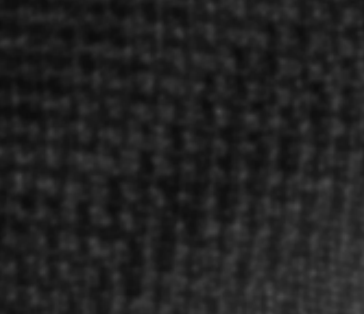
#> input picture data/raw/Au2Al/nanowire_01/region_01/Au2Al_wire1_region1.png, 364 x 314 px
$ jupyter execute --allow-errors matsci465_project.ipynb
#> lines starting #> are read from the running program, lines starting #| are printed output that depends on the picture; after the words box and inside, x2 and y2 are one past the last pixel; in counts of white or black regions, pixels touching at a corner belong together; long printed decimals are rounded
### Step 2-1: Read All Region Image Paths

In this step, all region-level HRTEM images are collected from the dataset directory.
Only `.png` files located in folders containing **"region"** are selected, while SAED images are excluded.

An **index–filename mapping** is then created to simplify later processing.

Basic metadata is also extracted from the file paths, including the **nanowire ID** and **region ID**, which will be used for grouping and analysis in later steps.

[cell 1]
from pathlib import Path

RAW_ROOT = Path("data/raw")

def is_region_png(p):
    parts = [x.lower() for x in p.parts]
    if "saed" in parts:
        return False
    if "region_" not in p.as_posix().lower():
        return False
    return p.suffix.lower() == ".png"

png_files = sorted([p for p in RAW_ROOT.rglob("*.png") if is_region_png(p)])

print("Number of region images:", len(png_files))
for p in png_files:
    print(p)

[cell 2]
# Step 2-1 (update): index-to-filename mapping
image_names = [p.as_posix() for p in png_files]

print("Index -> filename mapping")
for i, n in enumerate(image_names):
    print(f"Image {i}: {n}")

[cell 3]
# parse metadata from path
def parse_metadata(p):
    parts = p.parts
    nanowire = [x for x in parts if "nanowire" in x.lower()]
    region = [x for x in parts if "region" in x.lower()]

    return {
        "file": p.as_posix(),
        "nanowire": nanowire[0] if nanowire else "unknown",
        "region": region[0] if region else "unknown"
    }

metadata = [parse_metadata(p) for p in png_files]

print("Metadata preview:")
for m in metadata:
    print(m)

### Step 2-2 (Batch Version): Read and Inspect All Region Images

In this step, all region images are loaded to perform a quick data integrity check.
We verify that each image can be successfully read and inspect basic properties such as image shape and data type.

A sample image is also displayed to visually confirm that the image content is correct and suitable for further analysis.

This step only inspects the images and does not perform any preprocessing.

[cell 4]
from skimage.io import imread
import matplotlib.pyplot as plt

shapes = []
dtypes = []

for p in png_files:
    img = imread(p)
#> img is the input picture: shape (314, 364, 4); mean R, G, B, A 33.2, 33.2, 33.2, 255
    shapes.append(img.shape)
    dtypes.append(img.dtype)
    print(f"{p.name:25s}  shape={img.shape}  dtype={img.dtype}")
#| Au2Al_wire1_region1.png    shape=(314, 364, 4)  dtype=uint8

print("\nTotal images:", len(png_files))

# 抽样显示第一张（你也可以改成其他索引，比如 png_files[3]）
idx = 0
img0 = imread(png_files[idx])

plt.figure(figsize=(6,6))
plt.imshow(img0, cmap="gray")
plt.title(png_files[idx].name)
plt.axis("off")
plt.show()

### Step 2-3: Convert Images to Grayscale

Since some images are stored in RGBA format (4 channels), the alpha channel is removed first and only the RGB channels are kept.

All images are then converted to grayscale to simplify later frequency-domain analysis.
The processed grayscale images are stored in a list called `gray_images` for subsequent steps.

[cell 5]
from skimage.color import rgb2gray

gray_images = []

for p in png_files:
    img = imread(p)

    # If RGBA (4 channels), drop alpha channel -> RGB
    if img.ndim == 3 and img.shape[2] == 4:
        img = img[:, :, :3]
#> img: shape (314, 364, 3)

    # If already grayscale (2D), keep it; else convert RGB -> gray
    if img.ndim == 2:
        gray = img.astype("float32") / 255.0
    else:
        gray = rgb2gray(img)
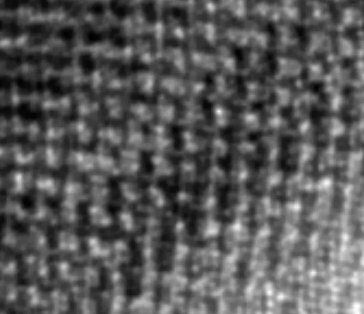
#> gray: shape (314, 364) float64; min 0.0471, max 0.286, mean 0.13; drawn with min black and max white

    gray_images.append(gray)

print("Total grayscale images:", len(gray_images))
#| Total grayscale images: 2
print("Example grayscale shape:", gray_images[0].shape)
#| Example grayscale shape: (314, 364)
print("Gray range example:", gray_images[0].min(), gray_images[0].max())
#| Gray range example: 0.04706 0.2863

### Step 2-4 (Optional): Apply Light Gaussian Blur for Noise Reduction

HRTEM images may contain high-frequency noise.
A light Gaussian blur can reduce noise while preserving lattice periodicity, which helps stabilize FFT peak detection.

In this step, a small Gaussian filter (e.g., `sigma = 0.6`) is optionally applied to each grayscale image, and the results are stored in `blur_images`.

[cell 6]
from skimage.filters import gaussian

SIGMA = 0.6

blur_images = []

for img in gray_images:
    blur = gaussian(img, sigma=SIGMA, preserve_range=True)
    blur_images.append(blur)
#> this loop made 2 passes
#> pass 2, `blur = gaussian(img, sigma=SIGMA, preserve_range=True)`:
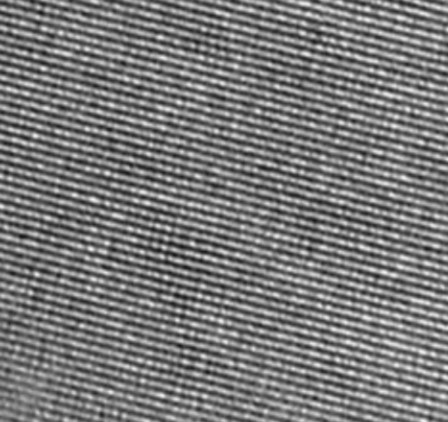
#> blur: shape (422, 448) float64; min 0.0793, max 0.949, mean 0.476
#> after the loop, blur_images = 2 items

print("Total blurred images:", len(blur_images))
#| Total blurred images: 2
print("Example blurred range:", blur_images[0].min(), blur_images[0].max())
#| Example blurred range: 0.04709 0.2854

### Step 3-1: Perform FFT on All Images

In this step, we compute the **2D Fast Fourier Transform (FFT)** for each preprocessed image to analyze lattice periodicity in reciprocal space.

For each image:
- The FFT is computed using `fft2`.
- The spectrum is centered using `fftshift`.
- The magnitude of the FFT is calculated.
- Log scaling (`log1p`) is applied to improve visualization of diffraction peaks.

The centered FFT results, magnitudes, and log-magnitude spectra are stored for later analysis.

[cell 7]
import numpy as np
import matplotlib.pyplot as plt

# choose which preprocessed list to use:
# blur_images (recommended) OR norm_images
imgs_for_fft = blur_images
#> imgs_for_fft = 2 items

fft_shift_list = []
fft_mag_list = []
fft_logmag_list = []

for img in imgs_for_fft:
    F = np.fft.fft2(img)
    F_shift = np.fft.fftshift(F)
    mag = np.abs(F_shift)
    logmag = np.log1p(mag)   # log(1 + magnitude), same idea as example notebook

    fft_shift_list.append(F_shift)
    fft_mag_list.append(mag)
    fft_logmag_list.append(logmag)
#> this loop made 2 passes
#> pass 2, `logmag = np.log1p(mag)`:
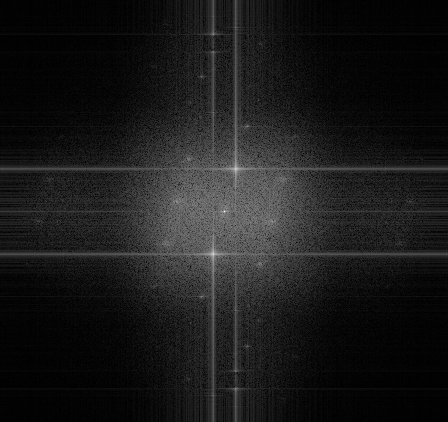
#> logmag: shape (422, 448) float64; min 5.38e-05, max 11.41, mean 1.19; drawn with min black and max white
#> after the loop, fft_logmag_list = 2 items; fft_mag_list = 2 items; fft_shift_list = 2 items

print("Total FFT images:", len(fft_shift_list))
#| Total FFT images: 2
print("Example FFT shape:", fft_shift_list[0].shape)
#| Example FFT shape: (314, 364)
print("Example log-mag range:", fft_logmag_list[0].min(), fft_logmag_list[0].max())
#| Example log-mag range: 0.0004113 9.607

# quick visualization (same style idea as the example)
idx = 0
fig, axes = plt.subplots(1, 2, figsize=(10, 4))

axes[0].imshow(imgs_for_fft[idx], cmap="gray")
axes[0].set_title("Preprocessed image (spatial)")
axes[0].axis("off")

axes[1].imshow(fft_logmag_list[idx], cmap="gray")
axes[1].set_title("FFT log-magnitude (centered)")
axes[1].axis("off")

plt.tight_layout()
plt.show()

### Step 3-2: Remove the Central DC Peak

The FFT spectrum contains a very bright **central DC peak** corresponding to the zero-frequency component (average image intensity).
This peak does not contain structural information and can interfere with peak detection.

To remove its influence, a small circular region around the FFT center is masked and set to zero.
The filtered FFT magnitude images are stored for subsequent peak detection.

[cell 8]
fft_filtered_list = []

radius = 10   # radius of center mask

for mag in fft_mag_list:

    h, w = mag.shape
    cy, cx = h // 2, w // 2

    Y, X = np.ogrid[:h, :w]
    mask = (Y - cy)**2 + (X - cx)**2 <= radius**2

    mag_filtered = mag.copy()
    mag_filtered[mask] = 0

    fft_filtered_list.append(mag_filtered)
#> this loop made 2 passes
#> (h, w, cy, cx) on passes 1 to 2: (314, 364, 157, 182), (422, 448, 211, 224)
#> pass 1, `mask = (Y - cy)**2 + (X - cx)**2 <= radius**2`:
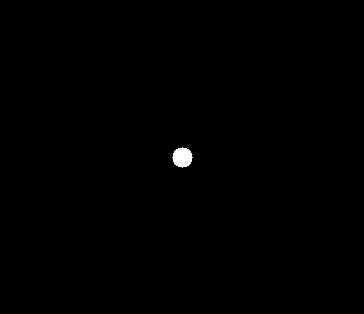
#> mask: shape (314, 364) bool; 0.28% white; 1 white region, box (x1, y1, x2, y2) and area: (172, 147, 193, 168) 317
#> after the loop, fft_filtered_list = 2 items

print("Filtered FFT images:", len(fft_filtered_list))
#| Filtered FFT images: 2

[cell 9]
idx = 0

fig, axes = plt.subplots(1,2, figsize=(10,4))

axes[0].imshow(fft_logmag_list[idx], cmap='gray')
axes[0].set_title("Original FFT")

axes[1].imshow(np.log1p(fft_filtered_list[idx]), cmap='gray')
axes[1].set_title("Center removed")

for ax in axes:
    ax.axis("off")

plt.show()
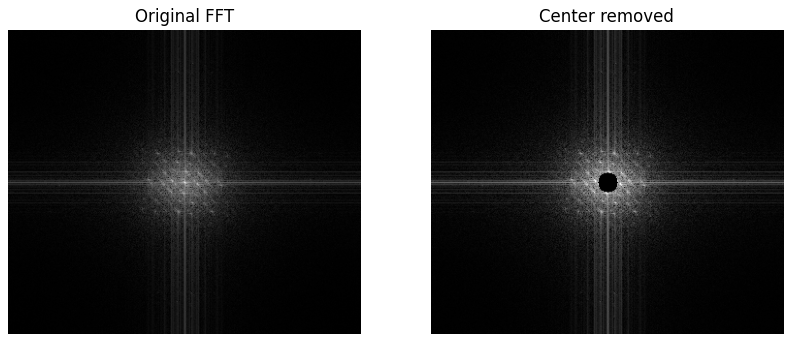
#> figure drawn by matplotlib, 2 panels

### Step 3-3: Automatically Detect FFT Peaks

In the FFT magnitude spectrum, lattice periodicities appear as **bright diffraction peaks**.

To identify these peaks:
- A radial mask is applied to ignore the central region and outer noise.
- `peak_local_max` is used to detect bright peaks.
- A maximum number of peaks is kept to reduce noise.

The detected peak coordinates for each image are stored for orientation analysis.

[cell 10]
from skimage.feature import peak_local_max

fft_peaks_list = []

for mag in fft_filtered_list:

    h, w = mag.shape
    cy, cx = h//2, w//2

    Y, X = np.ogrid[:h, :w]
    r = np.sqrt((Y-cy)**2 + (X-cx)**2)

    # ring mask (remove cross artifacts)
    r_min = 20
    r_max = min(h, w) * 0.45

    ring_mask = (r > r_min) & (r < r_max)

    mag_ring = mag * ring_mask

    peaks = peak_local_max(
        mag_ring,
        min_distance=10,
        num_peaks=20
    )

    fft_peaks_list.append(peaks)
#> this loop made 2 passes
#> (h, w, cy, cx, r_min, r_max) on passes 1 to 2: (314, 364, 157, 182, 20, 141.3), (422, 448, 211, 224, 20, 189.9)
#> pass 1, `r = np.sqrt((Y-cy)**2 + (X-cx)**2)`:
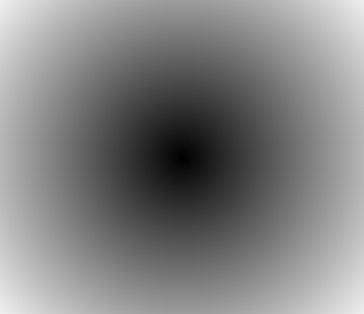
#> r: shape (314, 364) float64; min 0, max 240.4, mean 129.9
#> pass 1, `ring_mask = (r > r_min) & (r < r_max)`:
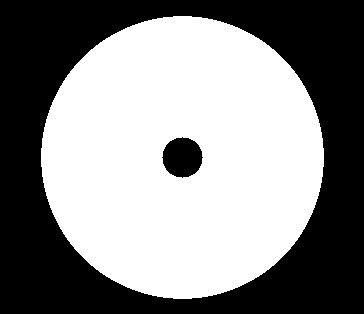
#> ring_mask: shape (314, 364) bool; 53.8% white; 2 black regions, box (x1, y1, x2, y2) and area: (0, 0, 364, 314) 51583, (162, 137, 203, 178) 1257
#> pass 2, `r = np.sqrt((Y-cy)**2 + (X-cx)**2)`:
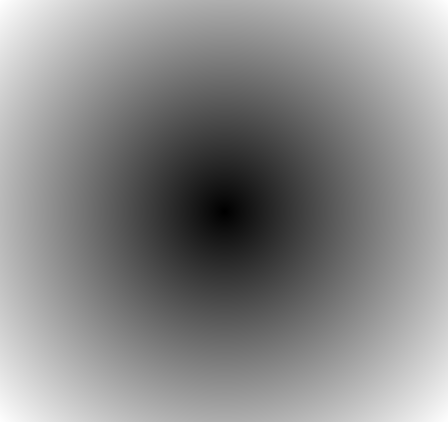
#> r: shape (422, 448) float64; min 0, max 307.7, mean 166.5; drawn with min black and max white
#> after the loop, fft_peaks_list = 2 items

print("Peak sets detected:", len(fft_peaks_list))
#| Peak sets detected: 2
print("Example number of peaks:", len(fft_peaks_list[0]))
#| Example number of peaks: 20

[cell 11]
idx = 0

peaks = fft_peaks_list[idx]
#> peaks = 20 rows, first 8: [136, 174], [178, 190], [155, 203], [159, 161], [127, 189], [187, 175], [125, 176], [189, 188]

plt.figure(figsize=(6,6))
plt.imshow(np.log1p(fft_filtered_list[idx]), cmap="gray")

plt.scatter(peaks[:,1], peaks[:,0],
            c="red", s=40)

plt.title("Detected FFT peaks")
plt.axis("off")
plt.show()
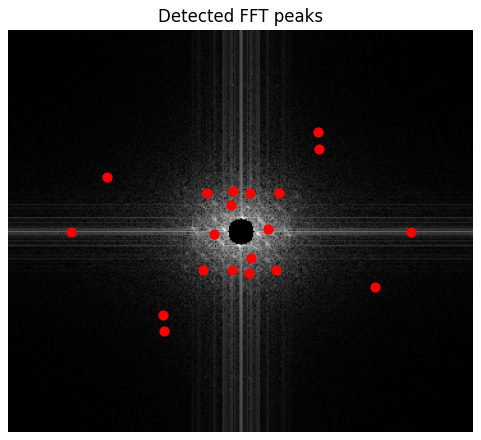
#> figure drawn by matplotlib, 1 panel

### Step 3-4: Compute Orientation Angle from FFT Peaks

The lattice orientation can be estimated from the direction of diffraction peaks in reciprocal space.

For each image:
- The FFT center is determined.
- Vectors from the center to detected peaks are computed.
- The strongest peak is selected.
- The orientation angle is calculated using `arctan2(dy, dx)`.

Because FFT directions correspond to reciprocal lattice directions, a 90° rotation is applied to obtain the real lattice orientation.

[cell 12]
orientations = []

for peaks, mag in zip(fft_peaks_list, fft_filtered_list):

    h, w = mag.shape
    cy, cx = h//2, w//2

    # peak vectors
    dy = peaks[:,0] - cy
    dx = peaks[:,1] - cx

    # magnitude at peaks
    peak_vals = mag[peaks[:,0], peaks[:,1]]

    # choose strongest peak
    idx = np.argmax(peak_vals)

    dy0 = dy[idx]
    dx0 = dx[idx]

    angle = np.degrees(np.arctan2(dy0, dx0))

    # FFT → real lattice
    angle = angle + 90

    # wrap to [-90,90]
    angle = (angle + 90) % 180 - 90

    # enforce axis symmetry
    if angle > 45:
        angle -= 90
    if angle < -45:
        angle += 90

    orientations.append(angle)
#> this loop made 2 passes
#> (h, w, cy, cx, idx, dy0, dx0, angle) on passes 1 to 2: (314, 364, 157, 182, 0, -21, -8, -20.85), (422, 448, 211, 224, 0, -42, 11, 14.68)
#> after the loop, orientations = [-20.85, 14.68]

print("Orientation angles:")
for i, a in enumerate(orientations):
    print(f"Image {i}: {a:.2f} degrees")
#> this loop made 2 passes
#> a on passes 1 to 2: -20.85, 14.68
#> (printed output is left out)

### Step 3-5: Normalize Orientation Angles to [-90°, 90°]

The orientation angle obtained from `arctan2` may span a larger range due to directional symmetry.

Since diffraction peaks separated by 180° represent the same lattice orientation, angles are normalized to the range **[-90°, 90°]** to ensure consistent comparison across images.

[cell 13]
orientations = []

for peaks, mag in zip(fft_peaks_list, fft_filtered_list):

    h, w = mag.shape
    cy, cx = h//2, w//2

    # peak vectors
    dy = peaks[:,0] - cy
    dx = peaks[:,1] - cx

    # magnitude at peaks
    peak_vals = mag[peaks[:,0], peaks[:,1]]

    # choose strongest peak
    idx = np.argmax(peak_vals)

    dy0 = dy[idx]
    dx0 = dx[idx]

    angle = np.degrees(np.arctan2(dy0, dx0))

    # FFT direction → real lattice direction
    angle = angle + 90

    # wrap to [-90, 90]
    angle = (angle + 90) % 180 - 90

    orientations.append(angle)

print("Orientation angles:")
for i, a in enumerate(orientations):
    print(f"Image {i}: {a:.2f} degrees")

## Step 4-1: Divide Each HRTEM Image into Fixed-Size Windows

### Explanation

Global FFT provides a single orientation value for the entire image, but nanowires may exhibit local orientation variations along the wire.

To analyze these spatial variations, we divide each HRTEM image into small overlapping windows and perform FFT on each window separately.

In this step we:

1. Define a fixed window size (e.g., **128 × 128 pixels**)
2. Slide the window across the image with a fixed step (**64 pixels**)
3. Extract local image patches
4. Normalize each patch using min–max normalization to the range **[0, 1]**
5. Store the window patches and their center coordinates

These windows will later be used for local FFT-based orientation analysis.

[cell 14]
window_size = 128
step = 64

windows_all = []
coords_all = []

for img in blur_images:

    h, w = img.shape

    windows = []
    coords = []

    for y in range(0, h - window_size + 1, step):
        for x in range(0, w - window_size + 1, step):

            patch = img[y:y+window_size, x:x+window_size]

            # ---- PATCH NORMALIZATION (important) ----
            pmin = patch.min()
            pmax = patch.max()
            patch = (patch - pmin) / (pmax - pmin + 1e-12)

            windows.append(patch)

            # store window center position
            cy = y + window_size//2
            cx = x + window_size//2
            coords.append((cy, cx))

    windows_all.append(windows)
    coords_all.append(coords)
#> this loop made 2 passes
#> (h, w) on passes 1 to 2: (314, 364), (422, 448)
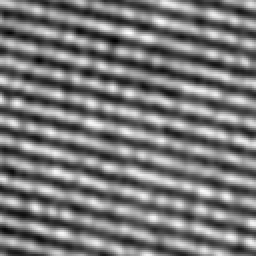
#> patch: shape (128, 128) float64 (shown 2 times larger); min 0, max 1, mean 0.471
#> after the loop, coords_all = 2 items; windows_all = 2 items

print("Number of images:", len(windows_all))
#| Number of images: 2
#> (the rest of the program and of its run is left out)
